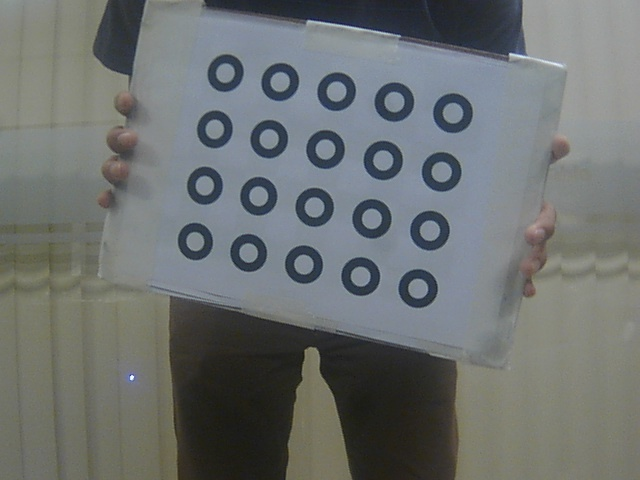
//> input picture img/0.jpg, 640 x 480 px, given in place of PadronAnillos_01.avi, which was not available
$ ./main   (built with g++ and OpenCV 4)
//> lines starting //> are read from the running program, lines starting //| are printed output that depends on the picture; after the words box and inside, x2 and y2 are one past the last pixel; in counts of white or black regions, pixels touching at a corner belong together; pictures that were not available may be replaced by others from this repository, and a replacement may not be noted
//> further down, frame is the input picture: 480 rows x 640 cols, CV_8UC3; mean B, G, R 112.3, 113, 108.9
### includes.h
#ifndef INCLUDES_H
#define INCLUDES_H value

#include <stdio.h>
#include <stdlib.h>
#include <time.h>
#include <chrono>

#include <iostream>
#include <vector>
#include <cmath>

#include <opencv2/opencv.hpp>
#include <opencv2/imgproc/imgproc.hpp>

using namespace std;
using namespace cv;


bool cmpx(Point2f a,Point2f b);
bool cmpy(Point2f a, Point2f b);
float dist(Point2f a, Point2f b);

//Funciones para Generar los Numeros Combinatorios

void combinationUtil(std::vector< std::vector<int> >& v, int arr[], std::vector<int> &data, int start, int end, int index, int r);

// The main function that prints all combinations of size r
// in arr[] of size n. This function mainly uses combinationUtil()
void printCombination(std::vector< std::vector<int> >& v, int arr[], int n, int r);

std::vector< std::vector<int> > GenerateCombinations(int n, int r);

//Funcion para calcular la desviacion estandar de un vector

float StandarDesviation(const std::vector<float> & values );


#endif // INCLUDES_H

### addFunctions.cpp

/**FUNCIONES ADICIONALES PARA EL PROGRAMA**/

#include "includes.h"

bool cmpx(Point2f a,Point2f b){
    return a.x < b.x;
}

bool cmpy(Point2f a, Point2f b){
    return a.y < b.y;
}

float dist(Point2f a, Point2f b){
    return sqrt( pow(a.x-b.x,2.0f)+pow(a.y-b.y,2.0f) );
}

void combinationUtil(std::vector< std::vector<int> >& v, int arr[], std::vector<int> &data, int start, int end,
                     int index, int r);

// The main function that prints all combinations of size r
// in arr[] of size n. This function mainly uses combinationUtil()
void printCombination(std::vector< std::vector<int> >& v, int arr[], int n, int r)
{
    // A temporary array to store all combination one by one
    std::vector<int> data(r);

    // Print all combination using temprary array 'data[]'
    combinationUtil(v, arr, data, 0, n-1, 0, r);
}

/* arr[]  ---> Input Array
   data[] ---> Temporary array to store current combination
   start & end ---> Staring and Ending indexes in arr[]
   index  ---> Current index in data[]
   r ---> Size of a combination to be printed */
void combinationUtil(std::vector< std::vector<int> >& v, int arr[], std::vector<int> &data, int start, int end,
                     int index, int r)
{
    // Current combination is ready to be printed, print it
    if (index == r)
    {
        v.push_back(data);
        return;
    }

    // replace index with all possible elements. The condition
    // "end-i+1 >= r-index" makes sure that including one element
    // at index will make a combination with remaining elements
    // at remaining positions
    for (int i=start; i<=end && end-i+1 >= r-index; i++)
    {
        data[index] = arr[i];
        combinationUtil(v, arr, data, i+1, end, index+1, r);
    }
}

std::vector< std::vector<int> > GenerateCombinations(int n, int r){
    std::vector< std::vector<int> > v;

    int arr[n];
    for(int i = 0; i < n; i++)
        arr[i] = i;

    printCombination(v, arr, n, r);


    return v;
}

float StandarDesviation(const std::vector<float> & values ){
	int n = values.size();
    float dmean = 0.0;
    float dstddev = 0.0;

    // Mean standard algorithm
    for (int i = 0; i < n; ++i)
    {
       dmean += values[i];
    }
    dmean /= (float)n;

    // Standard deviation standard algorithm
    std::vector<float> var(n);

    for (int i = 0; i < n; ++i){
        var[i] = (dmean - values[i]) * (dmean - values[i]);
    }

    for (int i = 0; i < n; ++i){
        dstddev += var[i];
    }
    dstddev = sqrt(dstddev / (float)n);
    //std::cout << "Mean: " << dmean << "   StdDev: " << dstddev << std::endl;

    return dstddev;
}

### main.cpp
/**
g++ -std=c++11 main.cpp addFunctions.cpp `pkg-config opencv --cflags --libs` -o main && ./main
**/

#include "includes.h"

//#define VIDEO

//Handles for Frames
cv::Mat frame; //Matriz fuente
cv::Mat gray;
cv::Mat Ellipsis;

//*****Control Points Vector********//
vector<Point2f> CPs;
std::vector<Point2f> trackedPoints;
std::vector<Point2f> ControlPoints;

int numTrackedItems = 20;
bool isTracking = false;
unsigned int num_Frames;
unsigned int num_TrackedFrames;

/**Variables for Global Threshold**/
bool playVideo =true;
//----------------------//
int edgeThresh = 1;
int lowThreshold = 371;
const int max_lowThreshold = 600;
int razon = 3;
//---------------------//
int thresh = 160;
int max_thresh = 255;

cv::RNG rng(12345);

const char * WindowName = "Calibration";
const char * WindowRGB = "RGB";

//Video Files
//#define video_path "videos/calibration_mslifecam.avi"
//#define video_path "videos/calibration_ps3eyecam.avi"
//#define video_path "videos/Kinect2_rgb.avi"
//#define video_path "videos/realsense_Depth.avi"
//#define video_path "videos/realsense_RGB.avi"

//Test Sol
#define video_path "../videos/PadronAnillos_01.avi"

void PreFilters(){
    /**Pasando a Grises**/
    cvtColor(frame,gray,cv::COLOR_BGR2GRAY);
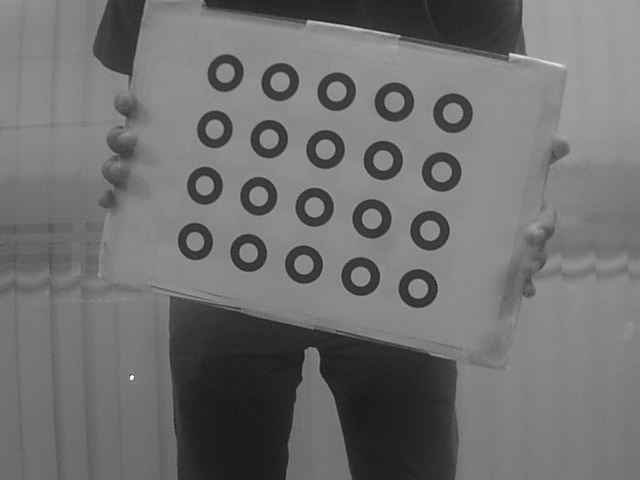
//> gray: 480 rows x 640 cols, CV_8UC1; min 22, max 247, mean 111.7
        // [15 lines of commented-out code are left out]
    GaussianBlur(gray,gray,Size(3,3),0);
    adaptiveThreshold(gray,gray,255,ADAPTIVE_THRESH_GAUSSIAN_C,THRESH_BINARY,41,6);
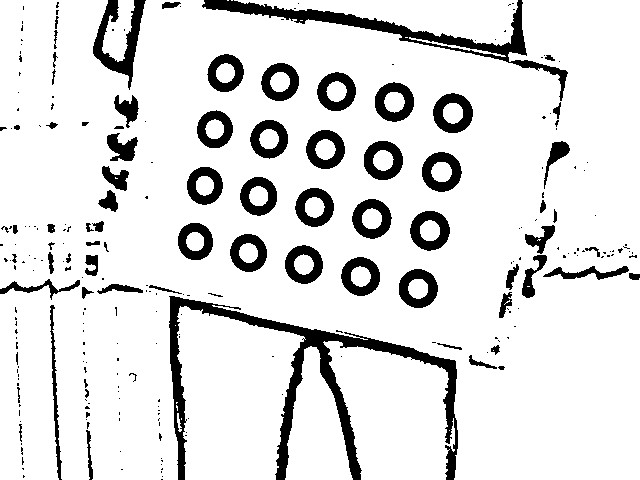
//> gray: 480 rows x 640 cols, CV_8UC1; 87.6% white; 257 black regions (182 under 20 px)

    // [9 lines of commented-out code are left out]
}

// Funcion para Obtener los puntos de Control
// Entra un conjunto de puntos y devuelve los puntos casi iguales (20 max)
vector<Point2f> getControlPoints(const vector<Point2f> & centers){
    std::vector<Point2f> v;
    std::vector<int> alreadyRegistered;
    float t = 3.0f; // Valor de Desviacion Maxima
    for(int i = 0; i < centers.size();i++)
        for(int j= 0; j < centers.size(); j++){
            if(i != j && dist(centers[i],centers[j]) < t &&
            (std::find(alreadyRegistered.begin(), alreadyRegistered.end(),i) == alreadyRegistered.end() ||
            std::find(alreadyRegistered.begin(), alreadyRegistered.end(),j) == alreadyRegistered.end()) //&&
            //v.size() <= 20)
            )
            {
                // Aqui va el promedio de ambos
                float d_x = centers[i].x + centers[j].x;
                float d_y = centers[i].y + centers[j].y;
                v.push_back(Point2f(d_x/2.0f,d_y/2.0f));

                //Registramos los centros para no repetirlos
                alreadyRegistered.push_back(i);
                alreadyRegistered.push_back(j);
            }
        }

    return v;
}
//=============================================================
//================ FUNCION SUPERIMPORTANTE ====================
//=============================================================
// Si la funcion tiene exito devulve true, mas la modificacion del vector de entrada
// Con el numero de filas y columnas especificadas
// [8 lines left out: function isColinear, not called in this run]

bool FindRingPattern(vector<Point2f> &probableCPs,int num_rows,int num_cols){
    int n = probableCPs.size();
    std::vector<Vec4f> lines;
    // Generamos todas las Combinaciones de "Lineas" en grupos de 5 posibles
    // Es 5 xq seleccionamos las lineas
    std::vector< std::vector<int> > combinations = GenerateCombinations(probableCPs.size(),num_cols);

    //Aprovechamos las lineas temporales y Selecionamos las que tengan Baja Desviacion
    std::vector<Vec4f> preSelectedLines;
    std::vector<std::vector<int> > combination_preSelectedLines;
    for(int i = 0; i < combinations.size();i++){
        std::vector<Point2f> tmpPoints(num_cols);
        Vec4f tmpLine;
        for(int j = 0; j < num_cols; j++){
            tmpPoints[j] = probableCPs[ combinations[i][j] ];
        }
        fitLine(tmpPoints,tmpLine,cv::DIST_L2,0,0.01,0.01);
        // Extraction of Features
        //Le damos forma a los valores vectoriales que nos devuelve fitline
        // r = a + r*b --> p0 punto de paso, v vector director normalizado
        float vx = tmpLine[0],vy = tmpLine[1], x0 = tmpLine[2],y0 = tmpLine[3];
        Point2f a = Point2f(x0,y0), b = Point2f(vx,vy);

        float m = 80.0;

        std::vector<float> distances;
        for(int k = 0; k < num_cols; k++){
            //Calculamos la distancia del punto a la recta y almacenamos para el calculo de la desviacion
            float t = ( tmpPoints[k].dot(b) - a.dot(b) ) / (cv::norm(b) * cv::norm(b));
            float dist = cv::norm(tmpPoints[k] - (a + t * b));
            distances.push_back(dist);
        }

        float stddev = StandarDesviation(distances);

        //Si el error de la linea no es mucho. Seleccionamos la linea
        if(stddev < 0.5f){
            preSelectedLines.push_back(tmpLine);
            line(frame, Point2f(x0-m*vx, y0-m*vy), Point2f(x0+m*vx, y0+m*vy),Scalar(0,255,0));
            //Guardamos la Combinacion
            combination_preSelectedLines.push_back(combinations[i]);
        }

    }

    // Apply some filters here to verify line selection
    // Then Order Points and Store in CPs(Hard verification of only 20 Ordered and Aligned Control Points)
    // Acordemonos que ya seleccionamos solo lineas con 5 puntos
    if(preSelectedLines.size() == 4){
        //Tenemos que ordenar las lineas. (Recordemos que son lineas paralelas)
        //Primero verificamos la pendiente

        //LINE ORDERING
            //Recordemos la grilla que presenta openCV
            // -------> x+
            // |
            // |
            // y+

            Vec4f Line = preSelectedLines[0];
            float vx = Line[0],vy = Line[1], x0 = Line[2],y0 = Line[3];
            //Pendiente
            float slope = vy/vx;
            if(abs(slope) < 5.0f){ //Evaluamos las pendientes de casi 80 grados (Revisar esta funcion)
                std::vector<float> y_intersection(4);
                //Calcular el punto de interseccion por el eje y
                for(int i = 0; i < 4; i++){
                    Vec4f tmpLine = preSelectedLines[0];
                    float vx = tmpLine[0],vy = tmpLine[1], x0 = tmpLine[2],y0 = tmpLine[3];

                    float t = -x0 / vx;
                    float y = y0 + t*vy;

                    y_intersection[i] = y;
                }

                //Realizamos un bubble sort en base a las intersecciones con el eje y
                //ordenamiento por burbuja
                bool swapp = true;
                while(swapp)
                {
                    swapp = false;
                    for (int i = 0; i < preSelectedLines.size()-1; i++)
                    {
                        if (y_intersection[i] > y_intersection[i+1] ){
                            //Cambiamos en todos nuestros vectores
                            std::swap(y_intersection[i],y_intersection[i+1]);
                            std::swap(preSelectedLines[i],preSelectedLines[i+1]);
                            std::swap(combination_preSelectedLines[i],combination_preSelectedLines[i+1]);
                            swapp = true;
                        }
                    }
                }// Fin del ordenamiento

                // Para Cada Linea obtener los CP segun la combinacion y ordenarlos por el eje X
                // Obtenemos los puntos desde el CP


                std::vector<Point2f> tmpCPs;
                for(int i = 0; i < num_rows; i++){
                    std::vector<Point2f> tmpCenters(num_cols);
                    for(int j = 0; j < num_cols; j++){
                        tmpCenters[j] = probableCPs[ combination_preSelectedLines[i][j] ];
                    }
                    sort(tmpCenters.begin(), tmpCenters.end(),cmpx);
                    for(int j = 0; j < num_cols; j++){
                        tmpCPs.push_back(tmpCenters[j]);
                    }
                }

                probableCPs.clear();
                probableCPs = tmpCPs;

                return true;

            }


    }
    return false;


}// fin de funcion importante

//=============================================================
//================ ELIPSIS DETECTION ====================
//=============================================================

void EllipsisDetection(){
    vector<vector<Point>> contours;
    vector<Vec4i> hierachy;

    //Find Contours
    findContours(gray,contours,hierachy,cv::RETR_TREE,cv::CHAIN_APPROX_SIMPLE,Point(0,0));
//> contours = 311 contours, 203 with area under 20; largest, box (x1, y1, x2, y2) and area: (0, 0, 640, 480) 247612, (177, 306, 306, 480) 16406, (323, 341, 455, 480) 12374, (234, 0, 518, 46) 5914, (285, 346, 353, 480) 5416

    //Find rotated rectangles and ellipsis
    //vector<RotatedRect>minRect(contours.size());
    vector<RotatedRect>minEllipse(contours.size());


    for( int i = 0; i < contours.size(); i++ ){
        //minRect[i] = minAreaRect( Mat(contours[i]) );
        if( contours[i].size() > 4 ){
            minEllipse[i] = fitEllipse( Mat(contours[i]) ); }
    }
//> after the loop, minEllipse = 311 RotatedRects (x, y, width, height, angle), first 8: [0, 0, 0, 0, 0], [0, 0, 0, 0, 0], [178.7, 423.1, 3.37, 18.06, 171.9], [176.6, 407.1, 1.07, 5.62, 174.7], [0, 0, 0, 0, 0], [295.1, 49.13, 67.38, 611.7, 0], [392.6, 409.3, 107.9, 166.2, 155.5], [0, 0, 0, 0, 0]

    /// Draw contours + rotated rects + ellipses
    Ellipsis = gray;
    cvtColor(gray, Ellipsis,cv::COLOR_GRAY2BGR);
//> Ellipsis: 480 rows x 640 cols, CV_8UC3; 87.6% white; 257 black regions (182 under 20 px), largest, box (x1, y1, x2, y2) and area: (169, 296, 458, 480) 7954, (202, 0, 568, 101) 4254, (93, 0, 146, 90) 1632
    //Ellipsis = Mat::zeros( gray.size(), CV_8UC3 );
    //cout << "==================================================\n";

    vector<RotatedRect> selected;
    for( int i = 0; i< contours.size(); i++ ){
        float w = minEllipse[i].size.width;
        float h = minEllipse[i].size.height;
        float c_x = minEllipse[i].center.x;
        float c_y = minEllipse[i].center.y;
        float dif = w - h;

        // [15 lines of commented-out code are left out]

        if(abs(dif) < 40){ //-->>> CAMBIAR ESTE PARAMETRO PARA FILTRAR LAS ELIPSES
            if(hierachy[i][2] != -1){ // Si el Contour tiene Hijo que hijo sea unico
                int child_index = hierachy[i][2];
                if(hierachy[child_index][0] == -1 && hierachy[child_index][1] == -1 && hierachy[child_index][2] == -1){
                    selected.push_back(minEllipse[i]);
                    selected.push_back(minEllipse[child_index]);
                    // [4 lines of commented-out code are left out]
                    ellipse( Ellipsis, minEllipse[i], Scalar(0,0,255), 1, 8 );
                    ellipse( Ellipsis, minEllipse[child_index], Scalar(0,0,255), 1, 8 );
                }
            }
        }


    }
//> this loop made 311 passes
//> (w, h, c_x, c_y, dif, child_index) on passes 38, 100: (24.32, 62.83, 117.8, 33.31, -38.51, 38), (9.12, 10.91, 495.2, 349.2, -1.79, 100)
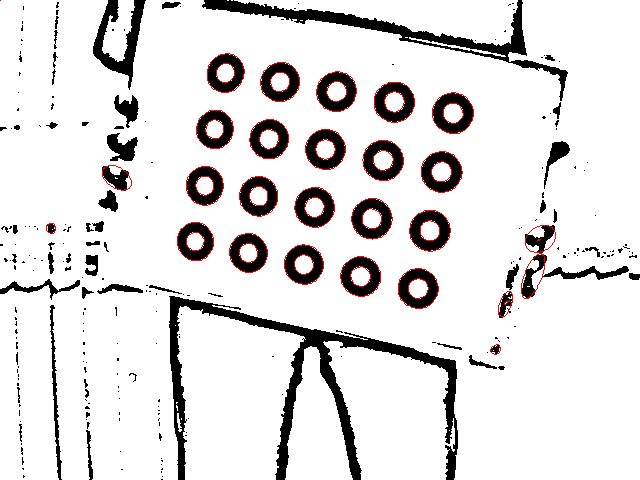
//> Ellipsis: 480 rows x 640 cols, CV_8UC3; mean B, G, R 220.6, 220.6, 223.7
//> after the loop, selected = 52 RotatedRects (x, y, width, height, angle), first 8: [495.2, 349.2, 9.12, 10.91, 41.58], [0, 0, 0, 0, 0], [505, 303.8, 11.54, 26.35, 19.21], [506.7, 302, 1.22, 6.52, 55.52], [417.7, 288.1, 39.74, 40.35, 108.6], [417.9, 288.1, 19.62, 19.94, 53.37], [360.2, 276, 39.37, 40.17, 120.5], [360.2, 276.1, 19.3, 19.89, 128.6]


    //Extraemos los centros de todas las elipses Seleccionadas
    cout << "Number Selected Ellipsises: " << selected.size() << endl;
//| Number Selected Ellipsises: 52
    vector<Point2f> centers;
    for( int i = 0; i < selected.size(); i++ ){
        centers.push_back(selected[i].center);
    }
//> this loop made 52 passes

    //Eliminamos Duplicados y nos quedamos con el promedio de Centros similares('permanezcan a un conjunto de elipses')
    CPs = getControlPoints(centers);
//> the loop in getControlPoints, `for(int i = 0; i < centers.size();i++)` made 52 passes
//> after the loop in getControlPoints, `for(int i = 0; i < centers.size();i++)`: v = 25 Points (x, y), first 12: [0, 0], [0, 0], [0, 0], [505.9, 302.9], [417.8, 288.1], [360.2, 276.1], [303.4, 264.1], [248.1, 252.5], [539.2, 238.9], [194.9, 241.1], [429.5, 230.2], [371.4, 218.4]
//> CPs has the same summary as v in getControlPoints
    cout << "Number of Control Points(No duplicates): "<< CPs.size() <<endl;
//| Number of Control Points(No duplicates): 25

    for(int i = 0; i < CPs.size();i++){
        circle(Ellipsis,CPs[i],1,Scalar(0,0,255),3,8);
        //circle(frame,CPs[i],5,Scalar(255,255,0),2,8);
    }
//> this loop made 25 passes
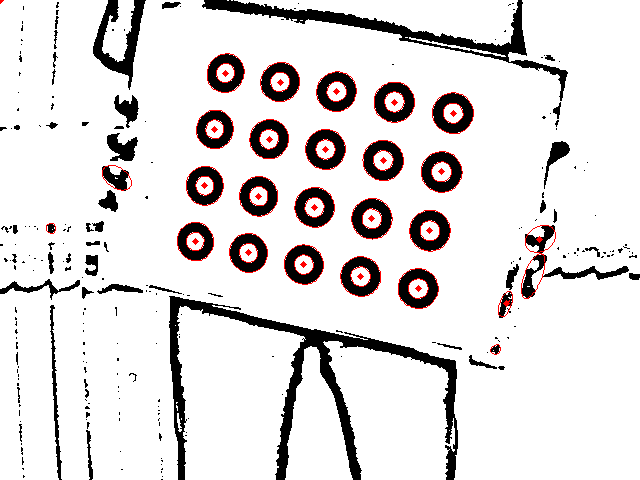
//> Ellipsis: 480 rows x 640 cols, CV_8UC3; 0.18% of pixels changed, all inside (x1, y1, x2, y2) = (0, 0, 543, 307)

    //=============================
    // Calculating the mediana
    //=============================
    vector<Point2f> tmpCPs;
    vector<Point2f> c1 = CPs;
//> c1 has the same summary as v in getControlPoints
    vector<Point2f> c2 = CPs;
//> c2 has the same summary as v in getControlPoints
    sort(c1.begin(),c1.end(),cmpx);
//> c1 = 25 Points (x, y), first 12: [0, 0], [0, 0], [0, 0], [194.9, 241.1], [204.3, 185.2], [214.4, 128.9], [225, 72.65], [248.1, 252.5], [258.3, 195.8], [268.7, 138.7], [279.7, 81.53], [303.4, 264.1]
    sort(c2.begin(),c2.end(),cmpy);
//> c2 = 25 Points (x, y), first 12: [0, 0], [0, 0], [0, 0], [225, 72.65], [279.7, 81.53], [336.1, 91.15], [393.9, 101.6], [452.6, 112.7], [214.4, 128.9], [268.7, 138.7], [325, 149], [382.7, 160]

    int n = c1.size()/2;
//> n = 12
    float xm = c1[ n ].x;
//> xm = 314.1
    float ym = c2[ n ].y;
//> ym = 171.5

    // Esta parte debe ayudar a validar nuestros PC
    // Como maximo deberiamos tener 20
    // Ademas debe ordenarlos de la sgte manera fila por fila, columna por columna
    // Debe retornar true si se cumplen los requisitos
    int r;
    for(r = 1; r < 200; r++){
        int count = 0;
        for(int i = 0; i < CPs.size(); i++){
            if(dist(Point2f(xm,ym),CPs[i]) < r)
                count++;
        }
        //================================================
        // Hace una verificacion fuerte de 20 elementos!!!!
        //================================================
        if(count >= 20){
            break;
        }

    }

    //Displaying the range Circles
    int padding = 30;
    circle( Ellipsis, Point2f(xm,ym),r+padding,Scalar( 255,0,0 ), 1, 8 );
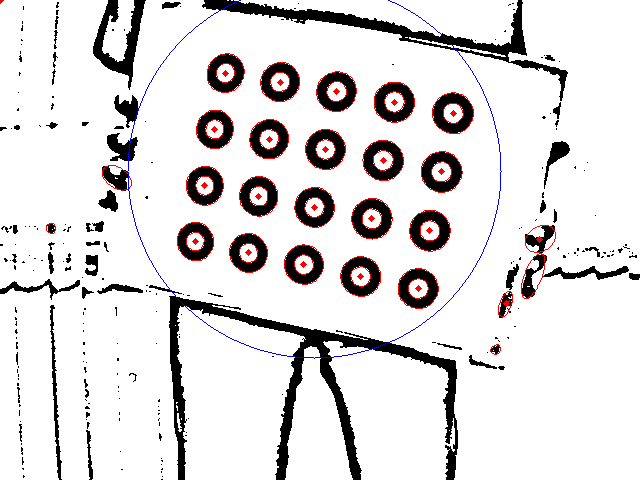
//> Ellipsis: 480 rows x 640 cols, CV_8UC3; 0.3% of pixels changed, all inside (x1, y1, x2, y2) = (127, 0, 502, 359)
    for(int i = 0; i < CPs.size(); i++)
        if(dist(Point2f(xm,ym),CPs[i]) < r +padding)
            tmpCPs.push_back(CPs[i]);

    //Displaying filtered circles
    for( int i = 0; i< tmpCPs.size(); i++ ){
        circle( Ellipsis, tmpCPs[i] ,5,Scalar( 255,0,0 ), 2, 8 );
    }
//> this loop made 20 passes
//> (the rest of the program and of its run is left out)
